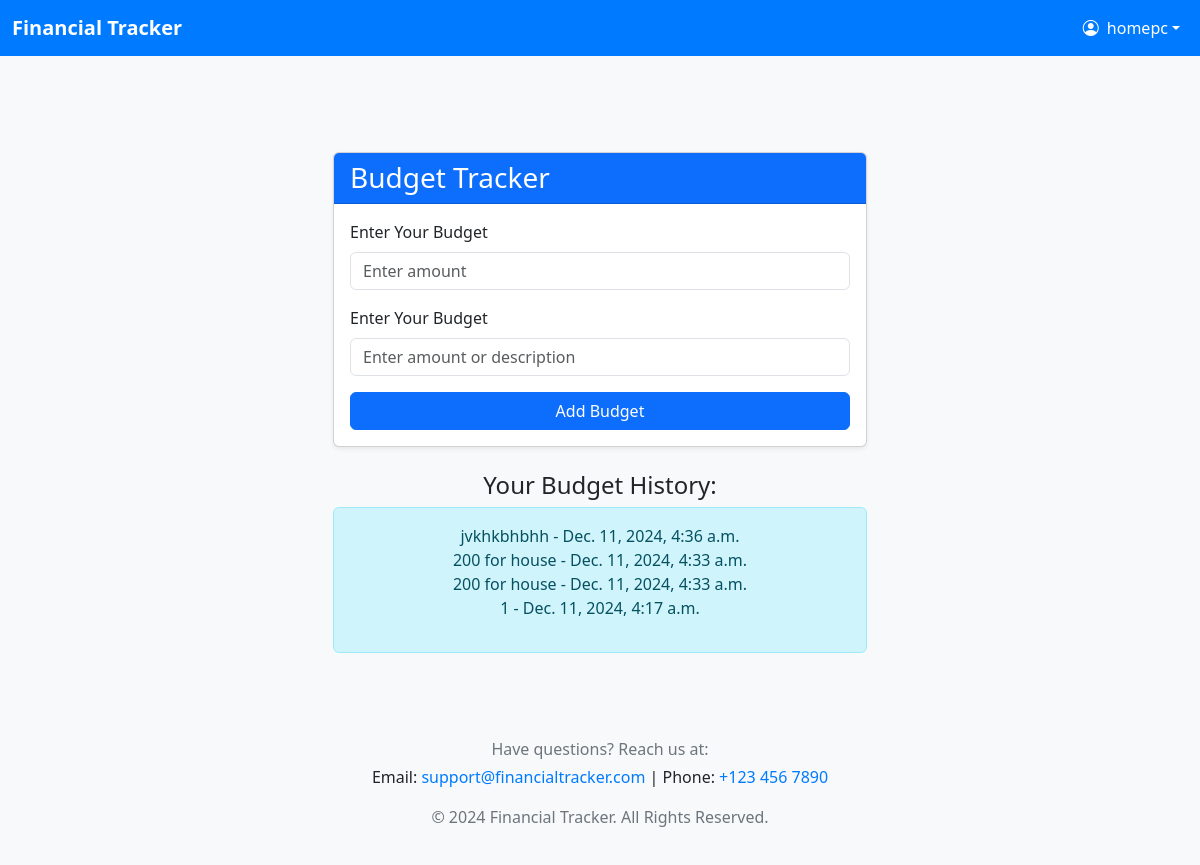
/addbudget/ (signed in), run on an earlier commit of the app's database.
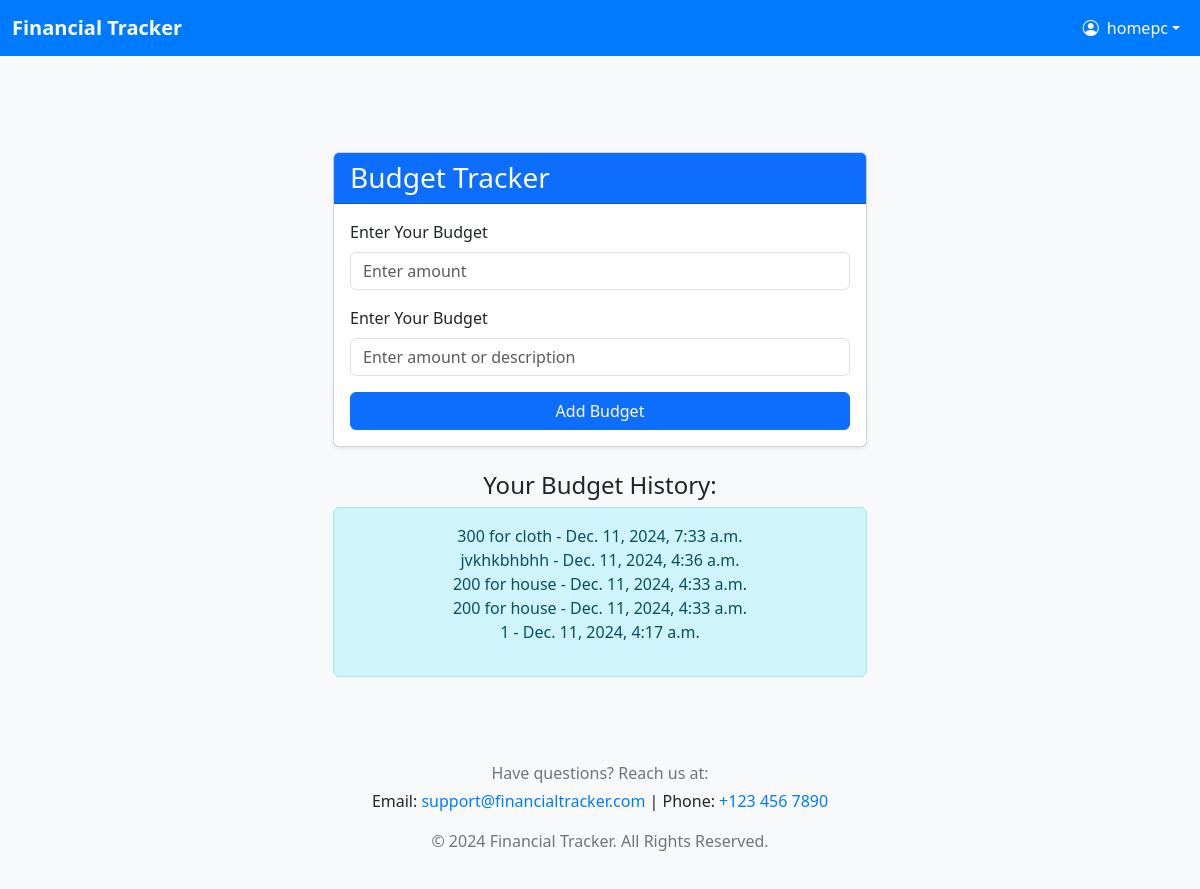
And on a later commit of the database.
### tracker/models.py (models this page shows, shortened)
class Budget(models.Model):
    description = models.CharField(max_length=255)
    created_at = models.DateTimeField(auto_now_add=True)

### tracker/views.py (the view)
# urls.py: path('addbudget/', views.index, name='index'),
@login_required
def index(request):
    if request.method == "POST":
        description = request.POST.get('budget')
        if description:
            Budget.objects.create(description=description)
            return redirect('index')
    budgets = Budget.objects.all().order_by('-created_at')
    return render(request, 'index.html', {'budgets': budgets})

### tracker/templates/index.html (shortened to what this page needs)
{% extends "base.html" %}
{% block content %}
</head>
<body class="bg-light">
    <div class="container py-5">
        <div class="row justify-content-center">
            <div class="col-md-6">
                <div class="card shadow-sm">
                    <div class="card-header bg-primary text-white">
                        <h3 class="mb-0">Budget Tracker</h3>
                    </div>
                    <div class="card-body">
                        <form method="POST">
                             <div class="mb-3">
                                <label for="budget" class="form-label">Enter Your Budget</label>
                                <input type="number" class="form-control" id="budget" name="budget" placeholder="Enter amount" required>
                            </div>
                            <div class="mb-3">
                                <label for="budget" class="form-label">Enter Your Budget</label>
                                <input type="text" class="form-control" id="budget" name="budget" placeholder="Enter amount or description" required>
                            </div>
                            <button type="submit" class="btn btn-primary w-100">Add Budget</button>
                        </form>
                    </div>
                </div>
                <div class="mt-4">
                    <h4 class="text-center">Your Budget History:</h4>
                    <div class="alert alert-info text-center">
                        <ul class="list-unstyled">
                            {% for budget in budgets %}
                            <li>{{ budget.description }} - {{ budget.created_at }}</li>
                            {% endfor %}
                        </ul>
                    </div>
                </div>
            </div>
        </div>
    </div>
</body>
</html>
{% endblock %}

### tracker/templates/base.html (shortened to what this page needs)
<!DOCTYPE html>
<html lang="en">
<head>
    {% load static %}
    <link rel="stylesheet" href="https://cdn.jsdelivr.net/npm/bootstrap@5.3.0/dist/css/bootstrap.min.css">
    <link href="https://cdn.jsdelivr.net/npm/bootstrap-icons/font/bootstrap-icons.css" rel="stylesheet">
</head>
<body>
    <nav class="navbar navbar-expand-lg navbar-dark">
        <div class="container-fluid ">
            <a class="navbar-brand fw-bold" href="{% url 'home' %}">Financial Tracker</a>
            <div class="collapse navbar-collapse">
                <ul class="navbar-nav ms-auto">
                    {% if user.is_authenticated %}
                    <li class="nav-item dropdown">
                        <a class="nav-link dropdown-toggle d-flex align-items-center" href="#" id="userDropdown" role="button">
                            <i class="bi bi-person-circle me-2"></i> {{ user.username }}
                        </a>
                    </li>
                    {% endif %}
                </ul>
            </div>
        </div>
    </nav>
    <div class="container mt-5">
        {% block content %}{% endblock %}
    <footer class="text-center">
        <div class="container ">
            <p class="footer-text mb-1">Have questions? Reach us at:</p>
            <p class="footer-links">
                Email: <a href="mailto:support@financialtracker.com">support@financialtracker.com</a> |
                Phone: <a href="tel:+1234567890">+123 456 7890</a>
            </p>
            <p class="footer-text">&copy; 2024 Financial Tracker. All Rights Reserved.</p>
        </div>
    </footer>
</body>
</html>

### tracker/templates/base.html (style rules this page uses)
.navbar { background-color: #007bff; }
.navbar-brand, .nav-link, .dropdown-item { color: #ffffff !important; }
footer { background-color: #f8f9fa; padding: 20px 0; }
footer .footer-text { color: #6c757d; }
footer .footer-links a { color: #007bff; text-decoration: none; }

What changed in the data, as far as the page shows it:
added Budget: description "300 for cloth", created_at "Dec. 11, 2024, 7:33 a.m."
